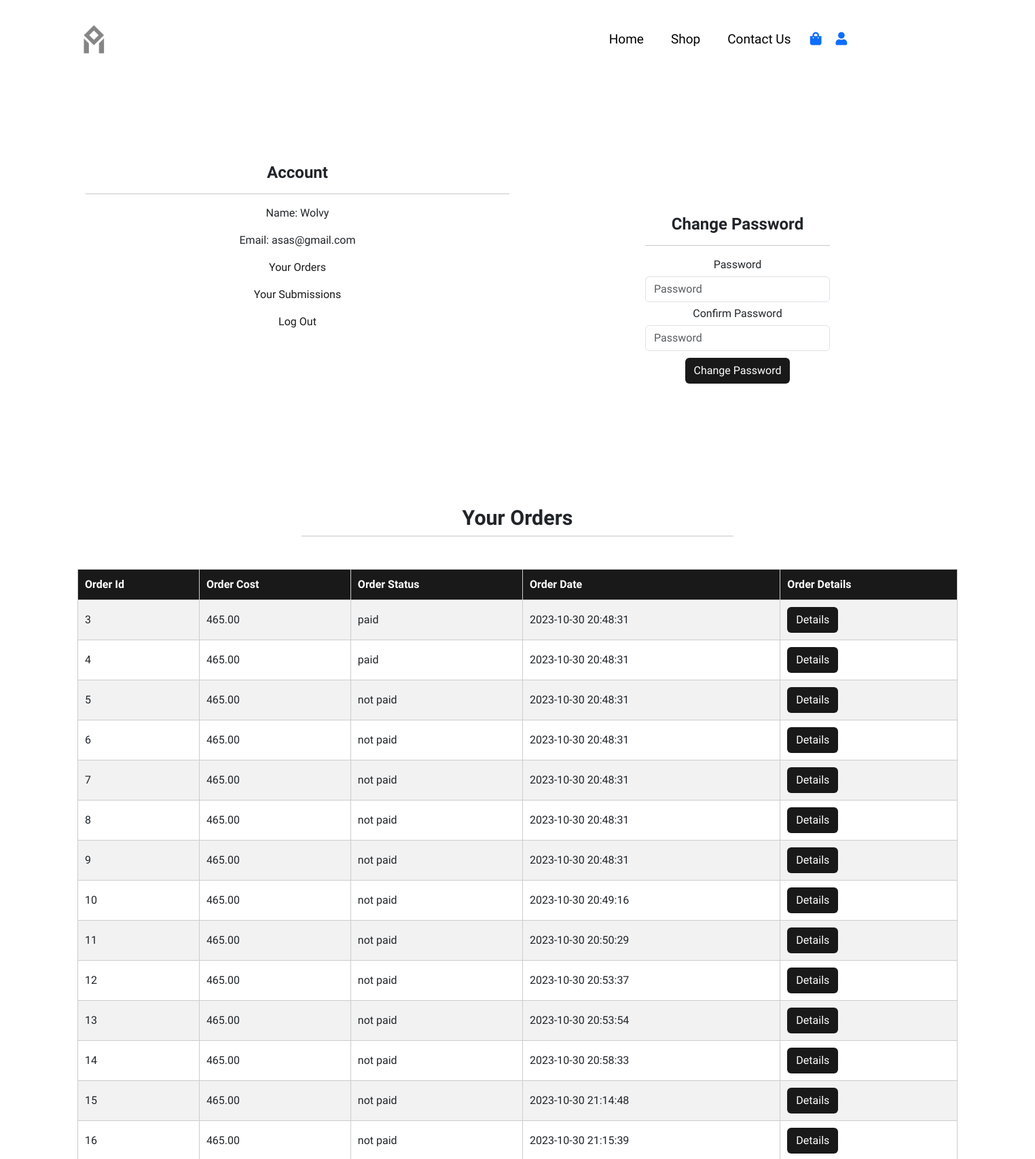
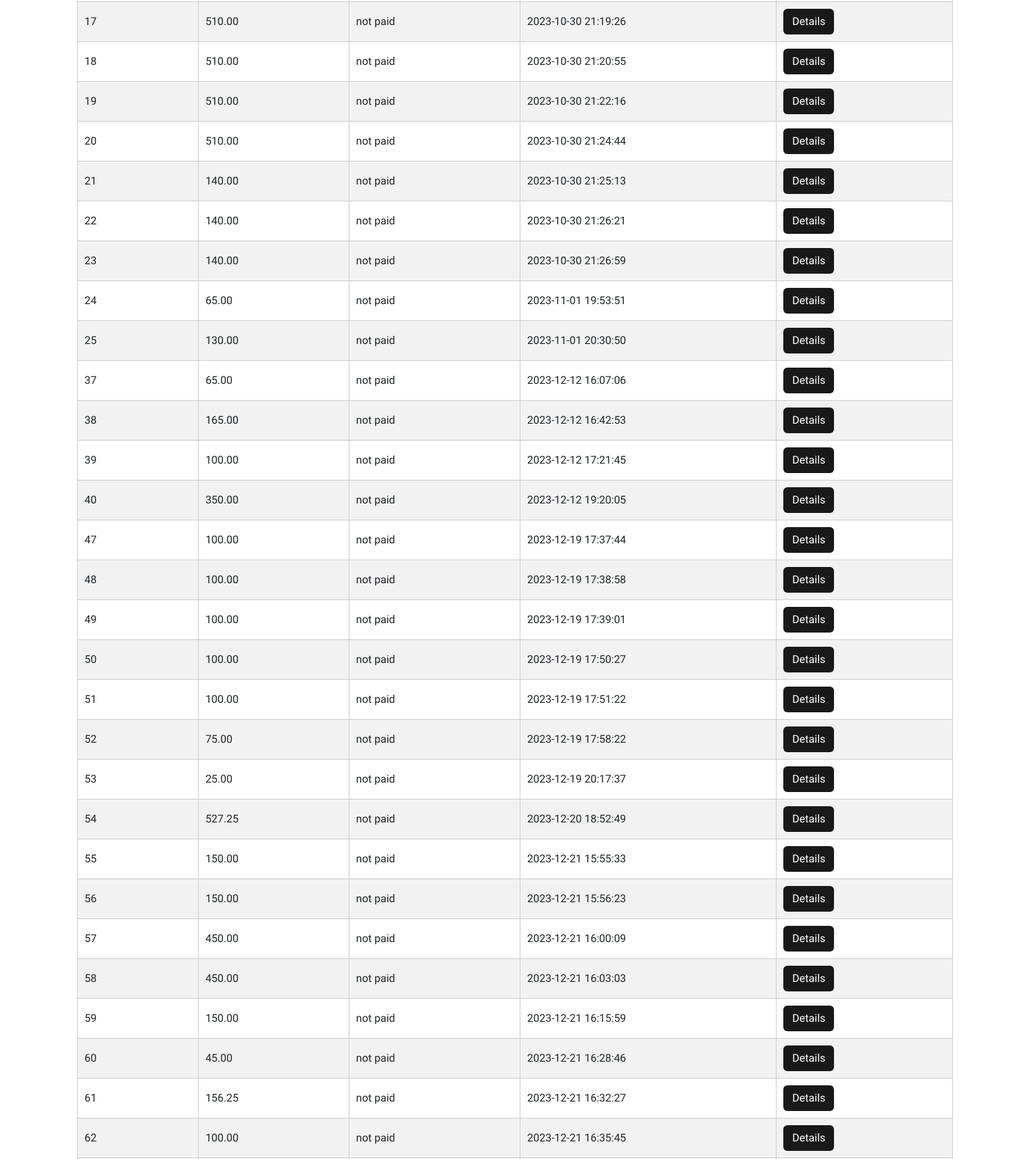
The app's page /account.php (signed in, upper part) with its own data (2 pictures, top to bottom).
### tables this page shows
CREATE TABLE `orders` (
  `order_id` int(11) NOT NULL,
  `order_cost` decimal(6,2) NOT NULL,
  `order_status` varchar(100) NOT NULL DEFAULT 'on_hold',
  `user_id` int(11) NOT NULL,
  `user_phone` int(11) NOT NULL,
  `user_city` varchar(255) NOT NULL,
  `user_address` varchar(255) NOT NULL,
  `order_date` datetime NOT NULL DEFAULT current_timestamp()
);

### account.php (the view, shortened to what this page needs)
<?php
include('server/connection.php');
if (isset($_SESSION['logged_in'])) {
    $user_id = $_SESSION['user_id'];
    $stmt_orders = $conn->prepare("SELECT * FROM orders WHERE user_id=?");
    $stmt_orders->bind_param('i', $user_id);
    $stmt_orders->execute();
    $orders = $stmt_orders->get_result();
}
?>
      <?php include('header.php');?>
      <section class="my-5 py-5">
        <div class="row container mx-auto">
            <div class="text-center mt-3 pt-5 col-lg-6 col-md-12 col-sm-12">
              <h3 class="Text font-weight-bold">Account</h3>
                <hr class="mx-auto">
                <div class="account-info">
                    <p>Name: <span><?php if(isset($_SESSION['user_name'])){echo $_SESSION['user_name'];}?></span></p>
                    <p>Email: <span><?php if(isset($_SESSION['user_email'])){echo $_SESSION['user_email'];}?></span></p>
                    <p><a href="#order" id="orders-btn">Your Orders</a></p>
                    <p><a href="#contact" id="orders-btn">Your Submissions</a></p>
                    <p><a href="account.php?logout=1" id="logout-btn">Log Out</a></p>
                </div>
            </div>
            <div class="col-lg-6 col-md-12 col-sm-12">
                <form id="account-form" method="POST" action="account.php">
                    <h3 class="Text font-weight-bold">Change Password</h3>
                    <hr class="mx-auto">
                    <div class="form-group">
                        <label>Password</label>
                        <input type="password" class="form-control" id="account-password" name="password" placeholder="Password" required>
                    </div>
                    <div class="form-group">
                        <label>Confirm Password</label>
                        <input type="password" class="form-control" id="account-password-confirm" name="confirmPassword" placeholder="Password" required>
                    </div>
                    <div class="form-group">
                        <input type="submit" value="Change Password" name="change_password" class="btn" id="change-pass-btn">
                    </div>
                </form>
            </div>
        </div>
      </section>
      <section id="order" class="orders container my-5 py-3">
        <div class="orders container mt-2">
          <h2 class="font-weight-bold text-center">Your Orders</h2>
          <hr class="mx-auto">
        </div>
        <table class="orders mt-5 pt-5">
          <tr>
            <th>Order Id</th>
            <th>Order Cost</th>
            <th>Order Status</th>
            <th>Order Date</th>
            <th>Order Details</th>
          </tr>
          <?php while($row = $orders->fetch_assoc()){?>
                <tr>
                  <td>
                      <span><?php echo $row['order_id'];?></span>
                  </td>
                  <td>
                    <span><?php echo $row['order_cost'];?></span>
                  </td>
                  <td>
                    <span><?php echo $row['order_status'];?></span>
                  </td>
                  <td>
                  <span><?php echo $row['order_date'];?></span>
                  </td>
                  <td>
                  <form method="POST" action="order_details.php">
                    <input class="btn order-details-btn" name="order_details_btn" type="submit" value="Details" />
                  </form>
                  </td>
                </tr>
          <?php }?>
        </table>
      </section>
</body>
</html>

### assets/style.css (style rules this page uses)
* { margin: 0; padding: 0; box-sizing: border-box; }
body { font-family: "Onest", sans-serif; }
h2 { font-size: 1.9rem; font-weight: 600; }
h3 { font-size: 1.5rem; font-weight: 800; }
.Text { margin-top: 10vh; }
td:last-child { text-align: right; }
th:last-child { text-align: right; }
#account-form { width: 50%; margin: 35px auto; margin-top: 15vh; text-align: center; padding: 20px; }
#account-form input { margin: 5px auto; }
#account-form #change-pass-btn { color: #fff; background-color: #191919; }
.account-info #orders-btn, #logout-btn { color: #191919; text-decoration: none; }
.orders { margin-top: 50px; }
.orders h2 { text-align: center; font-weight: bold; }
.orders hr { width: 50%; margin: auto; }
.orders table { width: 100%; border-collapse: collapse; margin-top: 20px; border: 1px solid #ccc; }
.orders th, .orders td { padding: 10px; text-align: left; border: 1px solid #ccc; }
.orders th { background-color: #191919; color: #fff; }
.orders tr:nth-child(even) { background-color: #f2f2f2; }
.orders .order-details-btn { color: #fff; background-color: #191919; }

### records on screen
orders: order_id "3", order_cost "465.00", order_status "paid", order_date "2023-10-30 20:48:31"
orders: order_id "4", order_cost "465.00", order_status "paid", order_date "2023-10-30 20:48:31"
orders: order_id "5", order_cost "465.00", order_status "not paid", order_date "2023-10-30 20:48:31"
orders: order_id "6", order_cost "465.00", order_status "not paid", order_date "2023-10-30 20:48:31"
orders: order_id "7", order_cost "465.00", order_status "not paid", order_date "2023-10-30 20:48:31"
orders: order_id "8", order_cost "465.00", order_status "not paid", order_date "2023-10-30 20:48:31"
orders: order_id "9", order_cost "465.00", order_status "not paid", order_date "2023-10-30 20:48:31"
orders: order_id "10", order_cost "465.00", order_status "not paid", order_date "2023-10-30 20:49:16"
orders: order_id "11", order_cost "465.00", order_status "not paid", order_date "2023-10-30 20:50:29"
orders: order_id "12", order_cost "465.00", order_status "not paid", order_date "2023-10-30 20:53:37"
orders: order_id "13", order_cost "465.00", order_status "not paid", order_date "2023-10-30 20:53:54"
orders: order_id "14", order_cost "465.00", order_status "not paid", order_date "2023-10-30 20:58:33"
orders: order_id "15", order_cost "465.00", order_status "not paid", order_date "2023-10-30 21:14:48"
orders: order_id "16", order_cost "465.00", order_status "not paid", order_date "2023-10-30 21:15:39"
orders: order_id "17", order_cost "510.00", order_status "not paid", order_date "2023-10-30 21:19:26"
orders: order_id "18", order_cost "510.00", order_status "not paid", order_date "2023-10-30 21:20:55"
orders: order_id "19", order_cost "510.00", order_status "not paid", order_date "2023-10-30 21:22:16"
orders: order_id "20", order_cost "510.00", order_status "not paid", order_date "2023-10-30 21:24:44"
orders: order_id "21", order_cost "140.00", order_status "not paid", order_date "2023-10-30 21:25:13"
orders: order_id "22", order_cost "140.00", order_status "not paid", order_date "2023-10-30 21:26:21"
orders: order_id "23", order_cost "140.00", order_status "not paid", order_date "2023-10-30 21:26:59"
orders: order_id "24", order_cost "65.00", order_status "not paid", order_date "2023-11-01 19:53:51"
orders: order_id "25", order_cost "130.00", order_status "not paid", order_date "2023-11-01 20:30:50"
orders: order_id "37", order_cost "65.00", order_status "not paid", order_date "2023-12-12 16:07:06"
orders: order_id "38", order_cost "165.00", order_status "not paid", order_date "2023-12-12 16:42:53"
orders: order_id "39", order_cost "100.00", order_status "not paid", order_date "2023-12-12 17:21:45"
orders: order_id "40", order_cost "350.00", order_status "not paid", order_date "2023-12-12 19:20:05"
orders: order_id "47", order_cost "100.00", order_status "not paid", order_date "2023-12-19 17:37:44"
orders: order_id "48", order_cost "100.00", order_status "not paid", order_date "2023-12-19 17:38:58"
orders: order_id "49", order_cost "100.00", order_status "not paid", order_date "2023-12-19 17:39:01"
orders: order_id "50", order_cost "100.00", order_status "not paid", order_date "2023-12-19 17:50:27"
orders: order_id "51", order_cost "100.00", order_status "not paid", order_date "2023-12-19 17:51:22"
orders: order_id "52", order_cost "75.00", order_status "not paid", order_date "2023-12-19 17:58:22"
orders: order_id "53", order_cost "25.00", order_status "not paid", order_date "2023-12-19 20:17:37"
orders: order_id "54", order_cost "527.25", order_status "not paid", order_date "2023-12-20 18:52:49"
orders: order_id "55", order_cost "150.00", order_status "not paid", order_date "2023-12-21 15:55:33"
orders: order_id "56", order_cost "150.00", order_status "not paid", order_date "2023-12-21 15:56:23"
orders: order_id "57", order_cost "450.00", order_status "not paid", order_date "2023-12-21 16:00:09"
orders: order_id "58", order_cost "450.00", order_status "not paid", order_date "2023-12-21 16:03:03"
orders: order_id "59", order_cost "150.00", order_status "not paid", order_date "2023-12-21 16:15:59"
orders: order_id "60", order_cost "45.00", order_status "not paid", order_date "2023-12-21 16:28:46"
orders: order_id "61", order_cost "156.25", order_status "not paid", order_date "2023-12-21 16:32:27"
orders: order_id "62", order_cost "100.00", order_status "not paid", order_date "2023-12-21 16:35:45"

### other values on screen
$_SESSION['user_name'] "Wolvy"
$_SESSION['user_email'] "asas@gmail.com"
